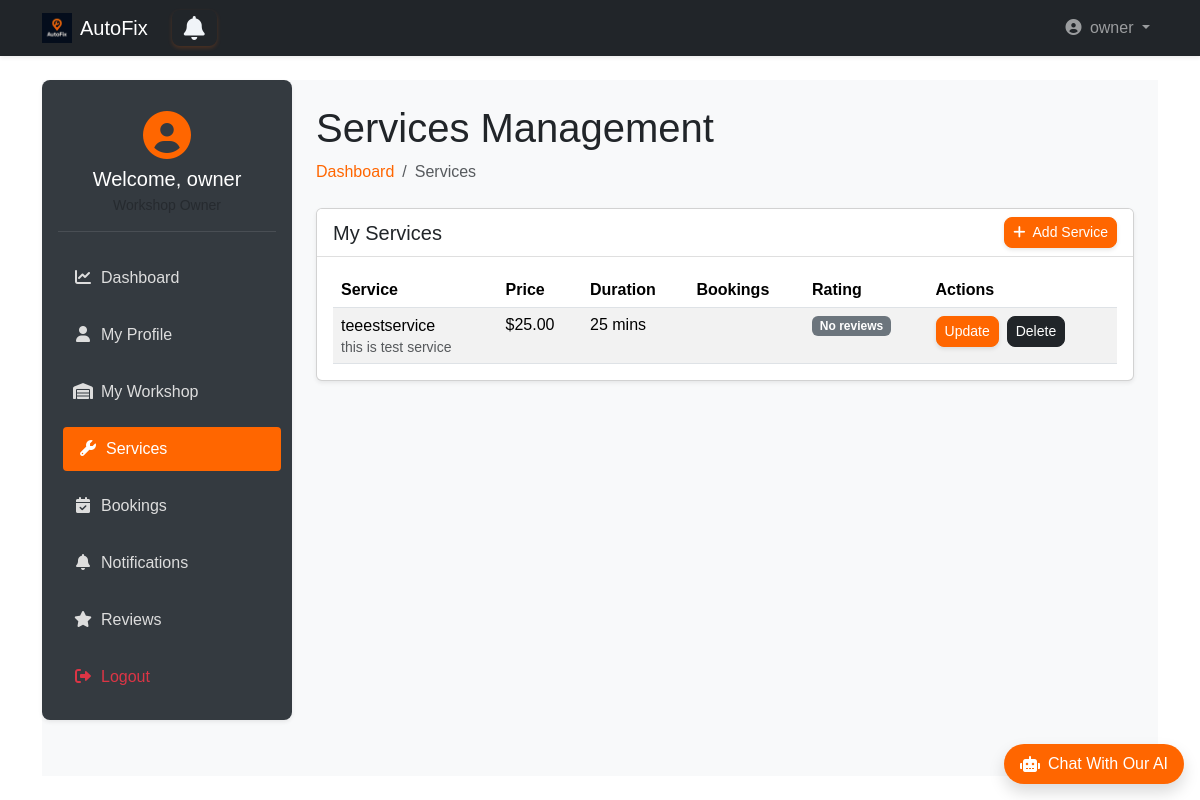
The page /owner_dashboard/owner/services/ (signed in) on the database its author committed.
### accounts/models.py (models this page shows, shortened)
class User(AbstractUser):
    username = None
    email = models.EmailField(unique=True)
    phone = models.CharField(max_length=15, unique=True, blank=True)
    is_workshop_owner = models.BooleanField(default=False)
    address = models.ForeignKey(Address, on_delete=models.SET_NULL, null=True, blank=True)
    objects = UserManager()
    USERNAME_FIELD = 'email'
    REQUIRED_FIELDS = ['first_name', 'last_name']  # names required for registration
    def get_short_name(self):
        return self.first_name

### workshops/models.py (models this page shows, shortened)
class Service(models.Model):
    workshop = models.ForeignKey(Workshop, on_delete=models.CASCADE, related_name='services')
    name = models.CharField(max_length=255)
    price = models.DecimalField(max_digits=10, decimal_places=2)
    description = models.TextField(blank=True)
    duration = models.PositiveIntegerField(help_text="Duration in minutes")

### owner_dashboard/views.py (the view)
# urls.py: path('owner/services/', views.services_management, name='services'),
def services_management(request):
    if not request.user.is_workshop_owner:
        return redirect('landing:main')
    try:
        workshop = request.user.workshop
        services = Service.objects.filter(workshop=workshop)
        context = {
            'services': services,
        }
    except Workshop.DoesNotExist:
        messages.warning(request, "You need to register a workshop first")
        return redirect('owner_dashboard:workshop')
    return render(request, 'owner_dashboard/services.html', context)

### templates/owner_dashboard/services.html (shortened to what this page needs)
{% extends 'base2.html' %}
{% load static %}
{% block extra_css %}
<link rel="stylesheet" href="{% static 'css/owner_dashboard.css' %}">
{% endblock %}
{% block content %}
<div class="wrapper d-flex">
    <aside class="sidebar p-3 shadow-sm">
        <div class="user-profile mb-4 text-center">
            <div class="avatar mb-2">
                <i class="fas fa-user-circle fa-3x"></i>
            </div>
            <h5 class="welcome mb-1">Welcome, {{ user.get_short_name }}</h5>
            <small class="text-muted">Workshop Owner</small>
        </div>
        <nav class="menu d-flex flex-column gap-2">
            <a href="{% url 'owner_dashboard:dashboard' %}">
                <i class="fas fa-chart-line me-2"></i>Dashboard
            </a>
            <a href="{% url 'owner_dashboard:profile' %}">
                <i class="fas fa-user me-2"></i>My Profile
            </a>
            <a href="{% url 'owner_dashboard:workshop' %}">
                <i class="fas fa-warehouse me-2"></i>My Workshop
            </a>
            <a href="{% url 'owner_dashboard:services' %}" class="active-link">
                <i class="fas fa-wrench me-2"></i>Services
            </a>
            <a href="{% url 'owner_dashboard:bookings' %}">
                <i class="fas fa-calendar-check me-2"></i>Bookings
            </a>
            <a href="{% url 'owner_dashboard:notifications' %}">
                <i class="fas fa-bell me-2"></i>Notifications
            </a>
            <a href="{% url 'owner_dashboard:reviews' %}">
                <i class="fas fa-star me-2"></i>Reviews
            </a>
            <a href="{% url 'accounts:logout' %}" class="text-danger">
                <i class="fas fa-sign-out-alt me-2"></i>Logout
            </a>
        </nav>
    </aside>
    <main class="main-content flex-grow-1 p-4">
        <div class="dashboard-header mb-4">
            <h1>Services Management</h1>
            <nav aria-label="breadcrumb">
                <ol class="breadcrumb">
                    <li class="breadcrumb-item"><a class="text-decoration-none" style="color: #ff6600;"
                        href="{% url 'owner_dashboard:dashboard' %}">Dashboard</a></li>
                    <li class="breadcrumb-item active" aria-current="page">Services</li>
                </ol>
            </nav>
        </div>
        <div class="card shadow-sm mb-4">
            <div class="card-header bg-white d-flex justify-content-between align-items-center">
                <h5 class="mb-0">My Services</h5>
                <button class="btn btn-sm btn-warning" data-bs-toggle="modal" data-bs-target="#addServiceModal">
                    <i class="fas fa-plus me-1"></i> Add Service
                </button>
            </div>
            <div class="card-body">
                {% if services %}
                <div class="table-responsive">
                    <table class="table table-striped">
                        <thead>
                            <tr>
                                <th>Service</th>
                                <th>Price</th>
                                <th>Duration</th>
                                <th>Bookings</th>
                                <th>Rating</th>
                                <th>Actions</th>
                            </tr>
                        </thead>
                        <tbody>
                            {% for service in services %}
                            <tr>
                                <td>
                                    <h6 class="mb-1">{{ service.name }}</h6>
                                    <small class="text-muted">{{ service.description|truncatechars:50 }}</small>
                                </td>
                                <td>${{ service.price }}</td>
                                <td>{{ service.duration }} mins</td>
                                <td>{{ service.booking_count }}</td>
                                <td>
                                    {% if service.avg_rating %}
                                    <span class="badge bg-success">
                                        {{ service.avg_rating|floatformat:1 }} <i class="fas fa-star"></i>
                                    </span>
                                    {% else %}
                                    <span class="badge bg-secondary">No reviews</span>
                                    {% endif %}
                                </td>
                                <td>
                                    <div class="d-flex gap-2">
                                        <button class="btn btn-warning btn-sm" data-bs-toggle="modal"
                                                data-bs-target="#editServiceModal{{ service.id }}">
                                            Update
                                        </button>
                                        <button class="btn btn-dark btn-sm" data-bs-toggle="modal"
                                                data-bs-target="#deleteServiceModal{{ service.id }}">
                                                Delete
                                        </button>
                                    </div>
                                </td>
                            </tr>
                            {% endfor %}
                        </tbody>
                    </table>
                </div>
                {% endif %}
            </div>
        </div>
    </main>
</div>
{% endblock %}

### templates/base2.html (shortened to what this page needs)
{% load static bootstrap5 %}
{% bootstrap_css %}
<!DOCTYPE html>
<html lang="en" dir="{% if LANGUAGE_CODE == 'ar' %}rtl{% else %}ltr{% endif %}">
<head>
    <link rel="stylesheet" href="https://cdnjs.cloudflare.com/ajax/libs/font-awesome/6.4.0/css/all.min.css">
    <link rel="stylesheet" href="{% static 'css/style.css' %}">
    <link rel="stylesheet" href="{% static 'css/ai_style.css' %}">
    {% block extra_css %}
    {% endblock %}
</head>
<body class="d-flex flex-column min-vh-100">
<nav class="navbar navbar-expand-lg navbar-dark bg-dark shadow-sm">
    <div class="container">
        <a class="navbar-brand d-flex align-items-center gap-2" href="{% if user.is_authenticated %}{% url 'landing:dashboard' %}{% else %}{% url 'landing:main' %}{% endif %}">
            <img src="{% static 'img/dark_logo.png' %}" alt="AutoFix" width="30" height="30">
            AutoFix
        </a>
        <a {% if request.user.is_workshop_owner %} href="{% url 'owner_dashboard:notifications' %}"
            {% elif request.user.is_superuser %} href="{% url 'admin_dashboard:notifications' %}"
            {% else %} href="{% url 'user_dashboard:notifications' %}" {% endif %}
            id="notifications-btn" class="btn btn-outline-primary position-relative mx-2">
             <i class="fa fa-bell"></i>
       </a>
        <div class="collapse navbar-collapse" id="navbarMain">
            <ul class="navbar-nav ms-auto">
                {% if user.is_authenticated %}
                    <li class="nav-item dropdown">
                        <a class="nav-link dropdown-toggle" href="#" role="button" data-bs-toggle="dropdown">
                            <i class="fas fa-user-circle me-1"></i> {{ user.get_short_name }}
                        </a>
                    </li>
                {% endif %}
            </ul>
        </div>
    </div>
</nav>
<main class="flex-grow-1 py-4">
    <div class="container">
        {% block content %}
        {% endblock %}
    </div>
</main>
<div id="chat-container" class="position-fixed bottom-0 end-0 mb-3 me-3" style="z-index: 1000;">
    <div id="chat-bubble" class="bg-orange text-white rounded-pill shadow cursor-pointer d-flex align-items-center">
        <div class="d-flex align-items-center px-3 py-2">
            <i class="fas fa-robot me-2"></i>
            <p class="mb-0 fw-medium">Chat With Our AI</p>
        </div>
    </div>
</div>
<link rel="stylesheet" href="https://cdnjs.cloudflare.com/ajax/libs/font-awesome/6.0.0/css/all.min.css">
</body>
</html>

### static/css/style.css (style rules this page uses)
* { margin: 0; padding: 0; box-sizing: border-box; }
body, html { width: 100%; height: 100%; font-family: sans-serif; }
.wrapper { display: flex; height: 100%; }
.sidebar { width: 250px; background: #0d1b2a; color: #e0e1dd; display: flex; flex-direction: column; transition: width 0.3s; }
.menu { list-style: none; flex-grow: 1; }
#notifications-btn { background: none; border: none; font-size: 24px; cursor: pointer; position: relative; }
#notifications-btn .fa-bell { color: #f0f4f8; transition: color 0.3s; }

### static/css/ai_style.css (style rules this page uses)
.bg-orange { background-color: #ff6600 !important; }

### static/css/owner_dashboard.css (style rules this page uses)
.wrapper { display: flex; min-height: 80vh; background-color: #f8f9fa; }
.sidebar { width: 250px; background-color: #343a40; color: #fff; border-radius: 8px; position: sticky; top: 20px; height: fit-content; }
.sidebar .menu a { color: #ddd; padding: 10px 15px; display: block; border-radius: 4px; transition: all 0.3s; text-decoration: none; margin-bottom: 5px; }
.sidebar .menu a:hover, .sidebar .menu .active-link { background-color: #ff6600; color: #fff; transform: translateX(5px); }
.sidebar .menu a i { width: 20px; text-align: center; }
.main-content { flex-grow: 1; padding-left: 20px; }
.user-profile { padding: 15px 0; border-bottom: 1px solid rgba(255,255,255,0.1); }
.user-profile .avatar { color: #ff6600; }
.btn { border-radius: 8px; font-weight: 500; }
.btn.btn-outline-primary { border: 2px solid #ff6600; color: #ff6600; background-color: transparent; transition: all 0.3s ease-in-out; font-weight: 500; box-shadow: 0 2px 4px rgba(255, 102, 0, 0.2); }
.btn.btn-warning { background-color: #ff6600 !important; color: white; border-color: #ff6600 !important; transition: all 0.3s ease-in-out; box-shadow: 0 2px 4px rgba(0, 0, 0, 0.1); }
.bg-white { background-color: white !important; }
.card-header { background-color: white; border-bottom: 1px solid rgba(0,0,0,0.125); }
.table { margin-bottom: 0; }
.table th { border-top: 0; }

### rows shown on the page
User: get_short_name "owner"
Service: name "teeestservice", description "this is test service", price "25.00", duration "25"
